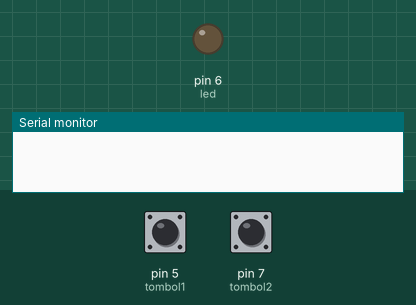
The sketch below on a simulated Arduino Uno, built with avr-gcc and run on an emulated ATmega328P. On the bench: output pins drawn as LEDs (lit = HIGH), the last lines printed to the serial monitor. The test bench sets the inputs (shaded band); at power-on: pin 5 (tombol1) LOW, pin 7 (tombol2) LOW.

Above: at 1.2 s.
1.3 s: pin 5 (tombol1) pulled HIGH for 0.15 s
At 1.7 s:
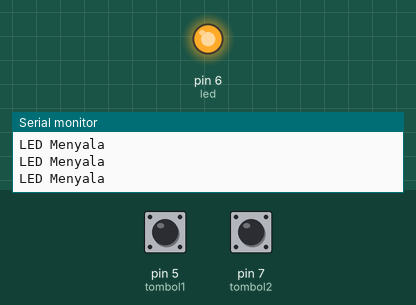
2.9 s: pin 7 (tombol2) pulled HIGH for 0.15 s
At 4.1 s:
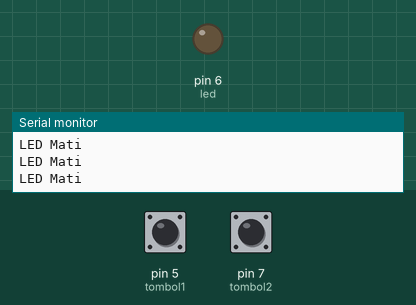
4.5 s: pin 5 (tombol1) pulled HIGH for 1 s
At 5.3 s:
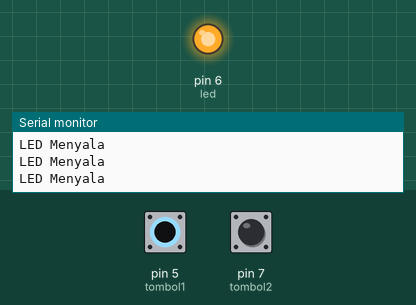
7.0 s: pin 7 (tombol2) pulled HIGH for 1 s
At 8.4 s:
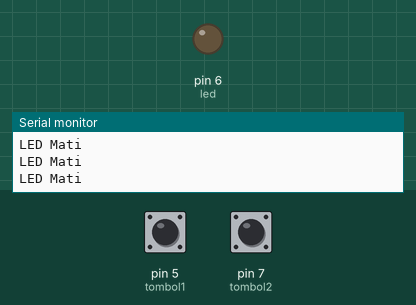
9.5 s: pin 5 (tombol1) driven HIGH and pin 7 (tombol2) driven HIGH
12.5 s: pin 7 (tombol2) driven LOW
Timing chart, 0 to 15.0 s (numbered marks = the images above; inputs shaded):
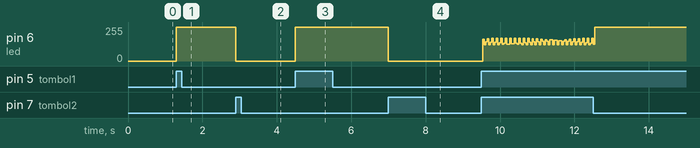

The sketch:

ledPUSHBUTTON.ino
```cpp
int tombol1 = 5;
int tombol2 = 7;
int led = 6;

void setup() {
  pinMode(tombol1, INPUT);
  pinMode(tombol2, INPUT);
  pinMode(led, OUTPUT);
  Serial.begin(9600);
}

void loop() {
  int hasil1 = digitalRead(tombol1);
  int hasil2 = digitalRead(tombol2);


  if (hasil1 == HIGH) {
    digitalWrite(led, HIGH);
    Serial.println("LED Menyala");
  }


  if (hasil2 == HIGH) {
    digitalWrite(led, LOW);
    Serial.println("LED Mati");
  }


}
```

Measured:
- after the input at 1.3 s, pin 6 (led): 0/255 → 255/255 at once
- after the input at 2.9 s, pin 6 (led): 255/255 → 0/255 at once
- after the input at 4.5 s, pin 6 (led): 0/255 → 255/255 at once
- after the input at 7.0 s, pin 6 (led): 255/255 → 0/255 at once
